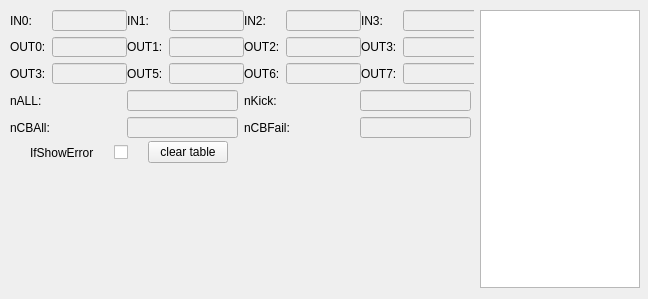
<?xml version="1.0" encoding="UTF-8"?>
<ui version="4.0">
 <class>IOCard</class>
 <widget class="QWidget" name="IOCard">
  <property name="geometry">
   <rect>
    <x>0</x>
    <y>0</y>
    <width>648</width>
    <height>299</height>
   </rect>
  </property>
  <property name="sizePolicy">
   <sizepolicy hsizetype="Preferred" vsizetype="Preferred">
    <horstretch>0</horstretch>
    <verstretch>0</verstretch>
   </sizepolicy>
  </property>
  <property name="windowTitle">
   <string>Form</string>
  </property>
  <widget class="QTableView" name="tableView">
   <property name="geometry">
    <rect>
     <x>480</x>
     <y>10</y>
     <width>160</width>
     <height>278</height>
    </rect>
   </property>
   <property name="sizePolicy">
    <sizepolicy hsizetype="Preferred" vsizetype="Preferred">
     <horstretch>0</horstretch>
     <verstretch>0</verstretch>
    </sizepolicy>
   </property>
   <property name="minimumSize">
    <size>
     <width>160</width>
     <height>0</height>
    </size>
   </property>
  </widget>
  <widget class="QWidget" name="layoutWidget">
   <property name="geometry">
    <rect>
     <x>10</x>
     <y>10</y>
     <width>464</width>
     <height>74</height>
    </rect>
   </property>
   <layout class="QGridLayout" name="gridLayout">
    <item row="0" column="0">
     <widget class="QLabel" name="label">
      <property name="text">
       <string>IN0:</string>
      </property>
     </widget>
    </item>
    <item row="0" column="1">
     <widget class="QLineEdit" name="lineEdit">
      <property name="enabled">
       <bool>false</bool>
      </property>
      <property name="sizePolicy">
       <sizepolicy hsizetype="Preferred" vsizetype="Fixed">
        <horstretch>0</horstretch>
        <verstretch>0</verstretch>
       </sizepolicy>
      </property>
      <property name="minimumSize">
       <size>
        <width>75</width>
        <height>20</height>
       </size>
      </property>
      <property name="alignment">
       <set>Qt::AlignCenter</set>
      </property>
     </widget>
    </item>
    <item row="0" column="2">
     <widget class="QLabel" name="label_2">
      <property name="text">
       <string>IN1:</string>
      </property>
     </widget>
    </item>
    <item row="0" column="3">
     <widget class="QLineEdit" name="lineEdit_2">
      <property name="enabled">
       <bool>false</bool>
      </property>
      <property name="sizePolicy">
       <sizepolicy hsizetype="Preferred" vsizetype="Fixed">
        <horstretch>0</horstretch>
        <verstretch>0</verstretch>
       </sizepolicy>
      </property>
      <property name="minimumSize">
       <size>
        <width>75</width>
        <height>20</height>
       </size>
      </property>
      <property name="alignment">
       <set>Qt::AlignCenter</set>
      </property>
     </widget>
    </item>
    <item row="0" column="4">
     <widget class="QLabel" name="label_3">
      <property name="text">
       <string>IN2:</string>
      </property>
     </widget>
    </item>
    <item row="0" column="5">
     <widget class="QLineEdit" name="lineEdit_3">
      <property name="enabled">
       <bool>false</bool>
      </property>
      <property name="sizePolicy">
       <sizepolicy hsizetype="Preferred" vsizetype="Fixed">
        <horstretch>0</horstretch>
        <verstretch>0</verstretch>
       </sizepolicy>
      </property>
      <property name="minimumSize">
       <size>
        <width>75</width>
        <height>20</height>
       </size>
      </property>
      <property name="alignment">
       <set>Qt::AlignCenter</set>
      </property>
     </widget>
    </item>
    <item row="0" column="6">
     <widget class="QLabel" name="label_4">
      <property name="text">
       <string>IN3:</string>
      </property>
     </widget>
    </item>
    <item row="0" column="7">
     <widget class="QLineEdit" name="lineEdit_4">
      <property name="enabled">
       <bool>false</bool>
      </property>
      <property name="sizePolicy">
       <sizepolicy hsizetype="Preferred" vsizetype="Fixed">
        <horstretch>0</horstretch>
        <verstretch>0</verstretch>
       </sizepolicy>
      </property>
      <property name="minimumSize">
       <size>
        <width>75</width>
        <height>20</height>
       </size>
      </property>
      <property name="alignment">
       <set>Qt::AlignCenter</set>
      </property>
     </widget>
    </item>
    <item row="1" column="0">
     <widget class="QLabel" name="label_5">
      <property name="text">
       <string>OUT0:</string>
      </property>
     </widget>
    </item>
    <item row="1" column="1">
     <widget class="QLineEdit" name="lineEdit_5">
      <property name="enabled">
       <bool>false</bool>
      </property>
      <property name="sizePolicy">
       <sizepolicy hsizetype="Preferred" vsizetype="Fixed">
        <horstretch>0</horstretch>
        <verstretch>0</verstretch>
       </sizepolicy>
      </property>
      <property name="minimumSize">
       <size>
        <width>75</width>
        <height>20</height>
       </size>
      </property>
      <property name="alignment">
       <set>Qt::AlignCenter</set>
      </property>
     </widget>
    </item>
    <item row="1" column="2">
     <widget class="QLabel" name="label_6">
      <property name="text">
       <string>OUT1:</string>
      </property>
     </widget>
    </item>
    <item row="1" column="3">
     <widget class="QLineEdit" name="lineEdit_6">
      <property name="enabled">
       <bool>false</bool>
      </property>
      <property name="sizePolicy">
       <sizepolicy hsizetype="Preferred" vsizetype="Fixed">
        <horstretch>0</horstretch>
        <verstretch>0</verstretch>
       </sizepolicy>
      </property>
      <property name="minimumSize">
       <size>
        <width>75</width>
        <height>20</height>
       </size>
      </property>
      <property name="alignment">
       <set>Qt::AlignCenter</set>
      </property>
     </widget>
    </item>
    <item row="1" column="4">
     <widget class="QLabel" name="label_7">
      <property name="text">
       <string>OUT2:</string>
      </property>
     </widget>
    </item>
    <item row="1" column="5">
     <widget class="QLineEdit" name="lineEdit_7">
      <property name="enabled">
       <bool>false</bool>
      </property>
      <property name="sizePolicy">
       <sizepolicy hsizetype="Preferred" vsizetype="Fixed">
        <horstretch>0</horstretch>
        <verstretch>0</verstretch>
       </sizepolicy>
      </property>
      <property name="minimumSize">
       <size>
        <width>75</width>
        <height>20</height>
       </size>
      </property>
      <property name="alignment">
       <set>Qt::AlignCenter</set>
      </property>
     </widget>
    </item>
    <item row="1" column="6">
     <widget class="QLabel" name="label_8">
      <property name="text">
       <string>OUT3:</string>
      </property>
     </widget>
    </item>
    <item row="1" column="7">
     <widget class="QLineEdit" name="lineEdit_8">
      <property name="enabled">
       <bool>false</bool>
      </property>
      <property name="sizePolicy">
       <sizepolicy hsizetype="Preferred" vsizetype="Fixed">
        <horstretch>0</horstretch>
        <verstretch>0</verstretch>
       </sizepolicy>
      </property>
      <property name="minimumSize">
       <size>
        <width>75</width>
        <height>20</height>
       </size>
      </property>
      <property name="alignment">
       <set>Qt::AlignCenter</set>
      </property>
     </widget>
    </item>
    <item row="2" column="0">
     <widget class="QLabel" name="label_9">
      <property name="text">
       <string>OUT3:</string>
      </property>
     </widget>
    </item>
    <item row="2" column="1">
     <widget class="QLineEdit" name="lineEdit_9">
      <property name="enabled">
       <bool>false</bool>
      </property>
      <property name="sizePolicy">
       <sizepolicy hsizetype="Preferred" vsizetype="Fixed">
        <horstretch>0</horstretch>
        <verstretch>0</verstretch>
       </sizepolicy>
      </property>
      <property name="minimumSize">
       <size>
        <width>75</width>
        <height>20</height>
       </size>
      </property>
      <property name="alignment">
       <set>Qt::AlignCenter</set>
      </property>
     </widget>
    </item>
    <item row="2" column="2">
     <widget class="QLabel" name="label_10">
      <property name="text">
       <string>OUT5:</string>
      </property>
     </widget>
    </item>
    <item row="2" column="3">
     <widget class="QLineEdit" name="lineEdit_10">
      <property name="enabled">
       <bool>false</bool>
      </property>
      <property name="sizePolicy">
       <sizepolicy hsizetype="Preferred" vsizetype="Fixed">
        <horstretch>0</horstretch>
        <verstretch>0</verstretch>
       </sizepolicy>
      </property>
      <property name="minimumSize">
       <size>
        <width>75</width>
        <height>20</height>
       </size>
      </property>
      <property name="alignment">
       <set>Qt::AlignCenter</set>
      </property>
     </widget>
    </item>
    <item row="2" column="4">
     <widget class="QLabel" name="label_11">
      <property name="text">
       <string>OUT6:</string>
      </property>
     </widget>
    </item>
    <item row="2" column="5">
     <widget class="QLineEdit" name="lineEdit_11">
      <property name="enabled">
       <bool>false</bool>
      </property>
      <property name="sizePolicy">
       <sizepolicy hsizetype="Preferred" vsizetype="Fixed">
        <horstretch>0</horstretch>
        <verstretch>0</verstretch>
       </sizepolicy>
      </property>
      <property name="minimumSize">
       <size>
        <width>75</width>
        <height>20</height>
       </size>
      </property>
      <property name="alignment">
       <set>Qt::AlignCenter</set>
      </property>
     </widget>
    </item>
    <item row="2" column="6">
     <widget class="QLabel" name="label_12">
      <property name="text">
       <string>OUT7:</string>
      </property>
     </widget>
    </item>
    <item row="2" column="7">
     <widget class="QLineEdit" name="lineEdit_12">
      <property name="enabled">
       <bool>false</bool>
      </property>
      <property name="sizePolicy">
       <sizepolicy hsizetype="Preferred" vsizetype="Fixed">
        <horstretch>0</horstretch>
        <verstretch>0</verstretch>
       </sizepolicy>
      </property>
      <property name="minimumSize">
       <size>
        <width>75</width>
        <height>20</height>
       </size>
      </property>
      <property name="alignment">
       <set>Qt::AlignCenter</set>
      </property>
     </widget>
    </item>
   </layout>
  </widget>
  <widget class="QWidget" name="layoutWidget">
   <property name="geometry">
    <rect>
     <x>10</x>
     <y>140</y>
     <width>461</width>
     <height>25</height>
    </rect>
   </property>
   <layout class="QHBoxLayout" name="horizontalLayout_2">
    <property name="spacing">
     <number>20</number>
    </property>
    <property name="leftMargin">
     <number>20</number>
    </property>
    <item>
     <layout class="QHBoxLayout" name="horizontalLayout">
      <item>
       <widget class="QLabel" name="label_17">
        <property name="text">
         <string>IfShowError</string>
        </property>
       </widget>
      </item>
      <item>
       <widget class="QCheckBox" name="checkBox">
        <property name="text">
         <string/>
        </property>
       </widget>
      </item>
     </layout>
    </item>
    <item>
     <widget class="QPushButton" name="pushButton">
      <property name="text">
       <string>clear table</string>
      </property>
     </widget>
    </item>
    <item>
     <spacer name="horizontalSpacer">
      <property name="orientation">
       <enum>Qt::Horizontal</enum>
      </property>
      <property name="sizeHint" stdset="0">
       <size>
        <width>40</width>
        <height>20</height>
       </size>
      </property>
     </spacer>
    </item>
   </layout>
  </widget>
  <widget class="QWidget" name="layoutWidget">
   <property name="geometry">
    <rect>
     <x>10</x>
     <y>170</y>
     <width>461</width>
     <height>113</height>
    </rect>
   </property>
   <layout class="QHBoxLayout" name="horizontalLayout_17" stretch="3,7">
    <item>
     <widget class="QLabel" name="label_Camera">
      <property name="sizePolicy">
       <sizepolicy hsizetype="Preferred" vsizetype="Preferred">
        <horstretch>0</horstretch>
        <verstretch>0</verstretch>
       </sizepolicy>
      </property>
      <property name="font">
       <font>
        <family>Aharoni</family>
        <pointsize>72</pointsize>
        <weight>75</weight>
        <bold>true</bold>
       </font>
      </property>
      <property name="layoutDirection">
       <enum>Qt::LeftToRight</enum>
      </property>
      <property name="text">
       <string/>
      </property>
      <property name="alignment">
       <set>Qt::AlignCenter</set>
      </property>
     </widget>
    </item>
    <item>
     <widget class="QLabel" name="label_nFailType">
      <property name="sizePolicy">
       <sizepolicy hsizetype="Preferred" vsizetype="Preferred">
        <horstretch>0</horstretch>
        <verstretch>0</verstretch>
       </sizepolicy>
      </property>
      <property name="palette">
       <palette>
        <active>
         <colorrole role="WindowText">
          <brush brushstyle="SolidPattern">
           <color alpha="255">
            <red>0</red>
            <green>0</green>
            <blue>0</blue>
           </color>
          </brush>
         </colorrole>
        </active>
        <inactive>
         <colorrole role="WindowText">
          <brush brushstyle="SolidPattern">
           <color alpha="255">
            <red>0</red>
            <green>0</green>
            <blue>0</blue>
           </color>
          </brush>
         </colorrole>
        </inactive>
        <disabled>
         <colorrole role="WindowText">
          <brush brushstyle="SolidPattern">
           <color alpha="255">
            <red>120</red>
            <green>120</green>
            <blue>120</blue>
           </color>
          </brush>
         </colorrole>
        </disabled>
       </palette>
      </property>
      <property name="font">
       <font>
        <family>Aharoni</family>
        <pointsize>48</pointsize>
        <weight>75</weight>
        <bold>true</bold>
       </font>
      </property>
      <property name="cursor">
       <cursorShape>ArrowCursor</cursorShape>
      </property>
      <property name="text">
       <string/>
      </property>
      <property name="alignment">
       <set>Qt::AlignCenter</set>
      </property>
     </widget>
    </item>
   </layout>
  </widget>
  <widget class="QWidget" name="layoutWidget">
   <property name="geometry">
    <rect>
     <x>10</x>
     <y>90</y>
     <width>461</width>
     <height>48</height>
    </rect>
   </property>
   <layout class="QGridLayout" name="gridLayout_2" columnstretch="0,0,0,0">
    <item row="0" column="0">
     <widget class="QLabel" name="label_13">
      <property name="text">
       <string>nALL:</string>
      </property>
     </widget>
    </item>
    <item row="0" column="1">
     <widget class="QLineEdit" name="lineEdit_13">
      <property name="enabled">
       <bool>false</bool>
      </property>
      <property name="sizePolicy">
       <sizepolicy hsizetype="Preferred" vsizetype="Fixed">
        <horstretch>0</horstretch>
        <verstretch>0</verstretch>
       </sizepolicy>
      </property>
      <property name="minimumSize">
       <size>
        <width>100</width>
        <height>20</height>
       </size>
      </property>
      <property name="alignment">
       <set>Qt::AlignCenter</set>
      </property>
     </widget>
    </item>
    <item row="0" column="2">
     <widget class="QLabel" name="label_14">
      <property name="text">
       <string>nKick:</string>
      </property>
     </widget>
    </item>
    <item row="0" column="3">
     <widget class="QLineEdit" name="lineEdit_14">
      <property name="enabled">
       <bool>false</bool>
      </property>
      <property name="sizePolicy">
       <sizepolicy hsizetype="Preferred" vsizetype="Fixed">
        <horstretch>0</horstretch>
        <verstretch>0</verstretch>
       </sizepolicy>
      </property>
      <property name="minimumSize">
       <size>
        <width>100</width>
        <height>20</height>
       </size>
      </property>
      <property name="alignment">
       <set>Qt::AlignCenter</set>
      </property>
     </widget>
    </item>
    <item row="1" column="0">
     <widget class="QLabel" name="label_15">
      <property name="text">
       <string>nCBAll:</string>
      </property>
     </widget>
    </item>
    <item row="1" column="1">
     <widget class="QLineEdit" name="lineEdit_15">
      <property name="enabled">
       <bool>false</bool>
      </property>
      <property name="sizePolicy">
       <sizepolicy hsizetype="Preferred" vsizetype="Fixed">
        <horstretch>0</horstretch>
        <verstretch>0</verstretch>
       </sizepolicy>
      </property>
      <property name="minimumSize">
       <size>
        <width>100</width>
        <height>20</height>
       </size>
      </property>
      <property name="alignment">
       <set>Qt::AlignCenter</set>
      </property>
     </widget>
    </item>
    <item row="1" column="2">
     <widget class="QLabel" name="label_16">
      <property name="text">
       <string>nCBFail:</string>
      </property>
     </widget>
    </item>
    <item row="1" column="3">
     <widget class="QLineEdit" name="lineEdit_16">
      <property name="enabled">
       <bool>false</bool>
      </property>
      <property name="sizePolicy">
       <sizepolicy hsizetype="Preferred" vsizetype="Fixed">
        <horstretch>0</horstretch>
        <verstretch>0</verstretch>
       </sizepolicy>
      </property>
      <property name="minimumSize">
       <size>
        <width>100</width>
        <height>20</height>
       </size>
      </property>
      <property name="alignment">
       <set>Qt::AlignCenter</set>
      </property>
     </widget>
    </item>
   </layout>
  </widget>
 </widget>
 <resources/>
 <connections/>
</ui>
